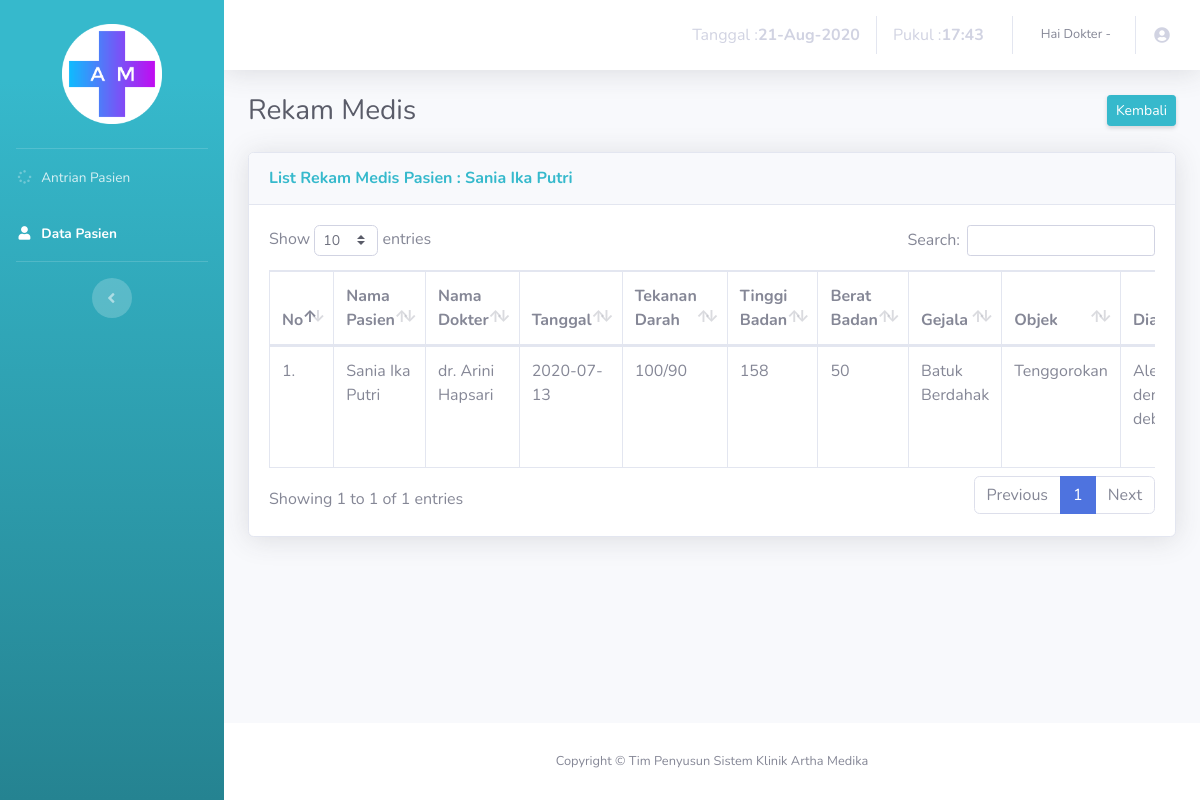
/dokter/rekammedis-tampil.php?id_pasien=7, run on an earlier commit of the app's database.
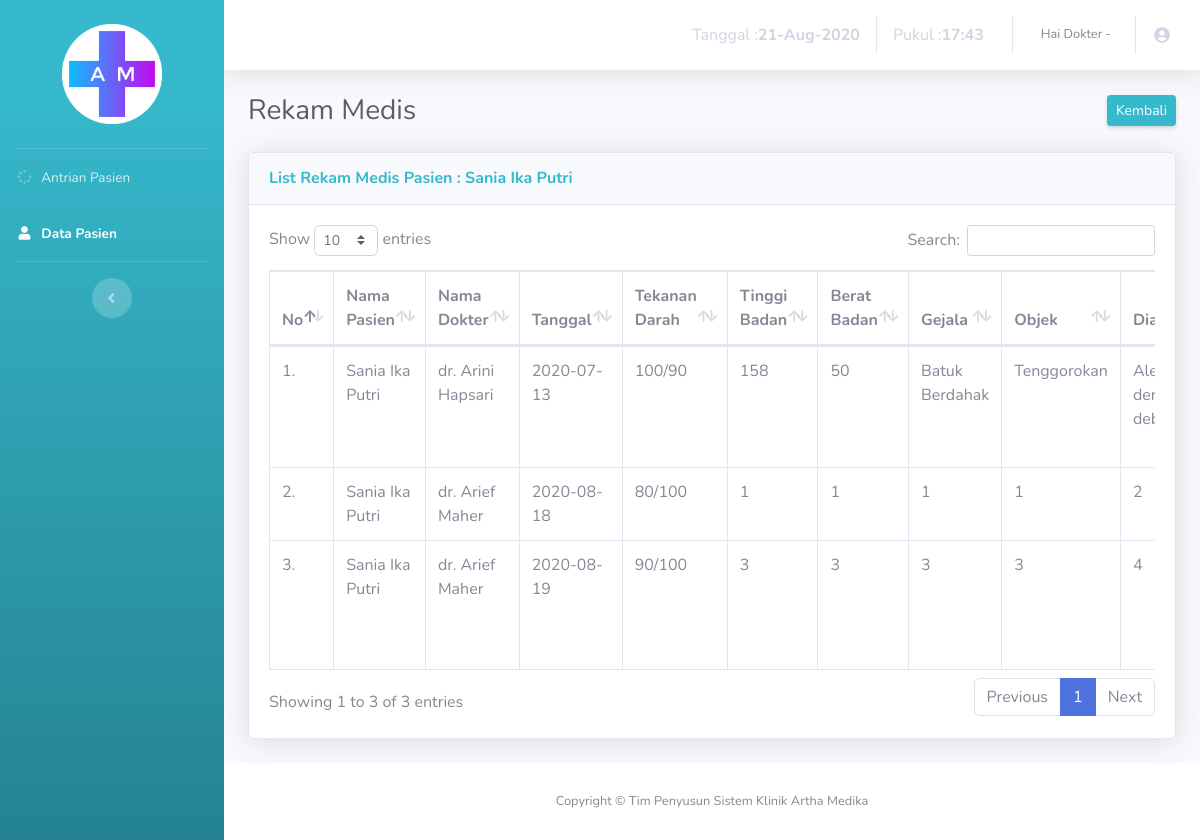
And on a later commit of the database.
### tables this page shows
CREATE TABLE IF NOT EXISTS `rekam_medis` (
`id_medis` int(5) NOT NULL,
  `id_pasien` int(5) NOT NULL,
  `id_antrian` int(5) NOT NULL,
  `id_dokter` int(1) NOT NULL,
  `tgl` date NOT NULL,
  `tekanan_darah` varchar(6) NOT NULL,
  `tb` int(2) NOT NULL,
  `bb` int(2) NOT NULL,
  `gejala` varchar(50) NOT NULL,
  `objek` varchar(30) NOT NULL,
  `diagnosa` varchar(100) NOT NULL,
  `tindakan` varchar(100) NOT NULL,
  `ukuran` int(8) NOT NULL,
  `type` varchar(15) NOT NULL,
  `nama_file` varchar(20) NOT NULL
);

CREATE TABLE IF NOT EXISTS `pasien` (
`id_pasien` int(5) NOT NULL,
  `nama` varchar(30) NOT NULL,
  `tgl_lahir` date NOT NULL,
  `jk` varchar(10) NOT NULL,
  `alamat` varchar(50) NOT NULL,
  `pekerjaan` varchar(20) NOT NULL,
  `tlp` varchar(14) NOT NULL
);

CREATE TABLE IF NOT EXISTS `dokter` (
`id_dokter` int(1) NOT NULL,
  `nama` varchar(30) NOT NULL,
  `tgl_lahir` date NOT NULL,
  `jk` varchar(10) NOT NULL,
  `alamat` varchar(50) NOT NULL,
  `tlp` varchar(14) NOT NULL,
  `spesialis` varchar(17) NOT NULL
);

### dokter/rekammedis-tampil.php (the view, shortened to what the changed rows need)
<!DOCTYPE html>
<html lang="en">
<head>
  <link href="vendor/fontawesome-free/css/all.min.css" rel="stylesheet" type="text/css">
  <link href="css/sb-admin-2.min.css" rel="stylesheet">
  <link href="vendor/datatables/dataTables.bootstrap4.min.css" rel="stylesheet">
</head>
<body id="page-top">
  <div id="wrapper">
        <div id="content-wrapper" class="d-flex flex-column">
          <div id="content">
          <div class="container-fluid">
            <div class="d-sm-flex align-items-center justify-content-between mb-4">
              <h1 class="h3 mb-0 text-gray-800">Rekam Medis</h1>
            </div>
            <div class="card shadow mb-4">
             <div class="card-body">
              <div class="table-responsive">
                <table class="table table-bordered" id="dataTable" width="100%" cellspacing="0">
                  <thead>
                    <tr>
                      <th>No</th>
                      <th>Nama Pasien</th>
                      <th>Nama Dokter</th>
                      <th>Tanggal</th>
                      <th>Tekanan Darah</th>
                      <th>Tinggi Badan</th>
                      <th>Berat Badan</th>
                      <th>Gejala</th>
                      <th>Objek</th>
                      <th>Diagnosa</th>
                    </tr>
                  </thead>
                  <tbody>
                    <?php
                    include '../process/conSQL.php';
                    $no = 1;
                    $id_pasien = $_GET['id_pasien'];
                    $query = "SELECT * FROM rekam_medis WHERE id_pasien='$id_pasien' ORDER BY id_pasien asc";
                    $res = mysqli_query($con, $query);
                    if(mysqli_num_rows($res) == 0){
                      echo '<tr><td colspan="10">Tidak ada data!</td></tr>';
                    }else{
                     while($data = mysqli_fetch_assoc($res)){
                      echo "<tr>";
                      echo "<td>".$no++.".</td>";
                      $nama_pasien = $data['id_pasien'];
                      $nm = "SELECT nama FROM pasien WHERE id_pasien = $nama_pasien  ";
                      $result = mysqli_query($con, $nm);
                      $dataNm = mysqli_fetch_assoc($result);
                      echo "<td>".$dataNm['nama']."</td>";
                      $nama_dokter = $data['id_dokter'];
                      $nm = "SELECT nama FROM dokter WHERE id_dokter = $nama_dokter  ";
                      $result = mysqli_query($con, $nm);
                      $dataNm = mysqli_fetch_assoc($result);
                      echo "<td>".$dataNm['nama']."</td>";
                      echo "<td>".$data['tgl']."</td>";
                      echo "<td>".$data['tekanan_darah']."</td>";
                      echo "<td>".$data['tb']."</td>";
                      echo '<td>'.$data['bb'].'</td>';
                      echo "<td>".$data['gejala']."</td>";
                      echo "<td>".$data['objek']."</td>";
                      echo '<td>'.$data['diagnosa'].'</td>';
                      echo '</tr>';
                    }
                  }
                  ?>
                </tbody>
              </table>
            </div>
          </div>
        </div>
      </div>
    </div>
  </div>
</div>
</body>
</html>

What changed in the data, as far as the page shows it:
added rekam_medis: id_pasien.nama "Sania Ika Putri", id_dokter.nama "dr. Arief Maher", tgl "2020-08-18", tekanan_darah "80/100", tb "1", bb "1", gejala "1", objek "1", diagnosa "2"
added rekam_medis: id_pasien.nama "Sania Ika Putri", id_dokter.nama "dr. Arief Maher", tgl "2020-08-19", tekanan_darah "90/100", tb "3", bb "3", gejala "3", objek "3", diagnosa "4"
Also different on the page:
text written by a page script: "Show entries Search: Showing 1 to 1 of 1 entries Previous 1 Next" → "Show entries Search: Showing 1 to 3 of 3 entries Previous 1 Next"
